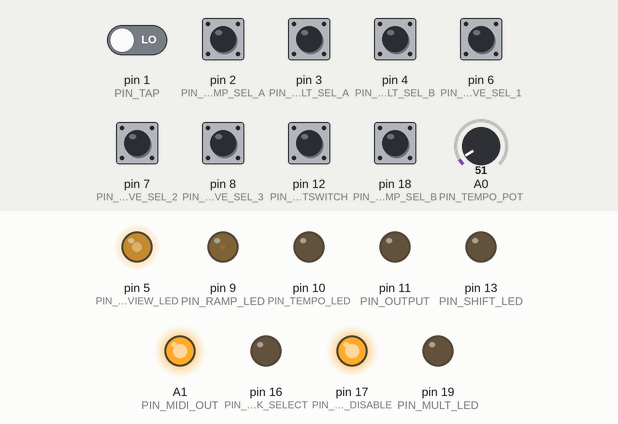
The sketch below on a simulated Arduino Uno, built with avr-gcc and run on an emulated ATmega328P. Shown: output pins drawn as LEDs (lit = HIGH). Dashed ring = blinking. The test bench sets the inputs (shaded band); at power-on: pin 2 (PIN_RAMP_SEL_A), pin 3 (PIN_MULT_SEL_A), pin 4 (PIN_MULT_SEL_B), pin 6 (PIN_WAVE_SEL_1), pin 7 (PIN_WAVE_SEL_2), pin 8 (PIN_WAVE_SEL_3), pin 12 (PIN_FOOTSWITCH), pin 18 (PIN_RAMP_SEL_B) HIGH, pin 1 (PIN_TAP) LOW, A0 (PIN_TEMPO_POT) = 51. Random numbers use the default seed unless the sketch sets one.

Above: at 1.2 s.
1.3 s: A0 (PIN_TEMPO_POT) set to 61
4.3 s: pin 3 (PIN_MULT_SEL_A) pulled LOW for 0.15 s
7.3 s: pin 6 (PIN_WAVE_SEL_1) pulled LOW for 0.15 s
At 7.54 s:
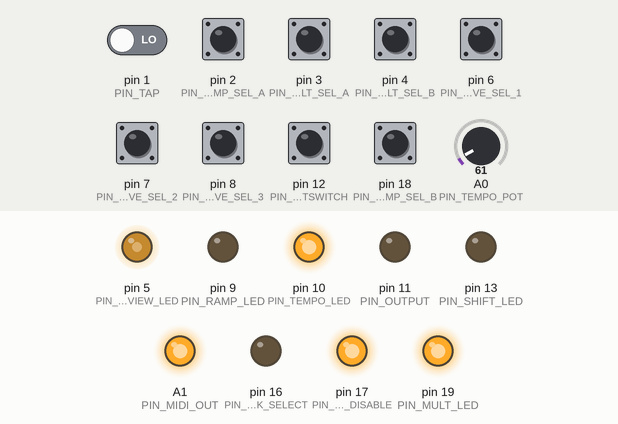
10.3 s: pin 12 (PIN_FOOTSWITCH) pulled LOW for 0.15 s
At 12.05 s:
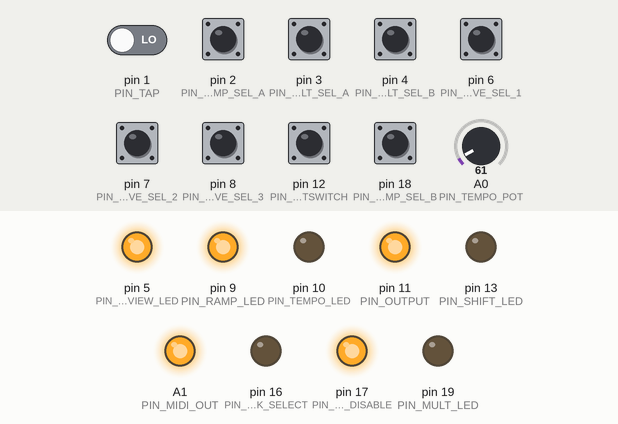
13.3 s: pin 7 (PIN_WAVE_SEL_2) pulled LOW for 1 s
At 13.71 s:
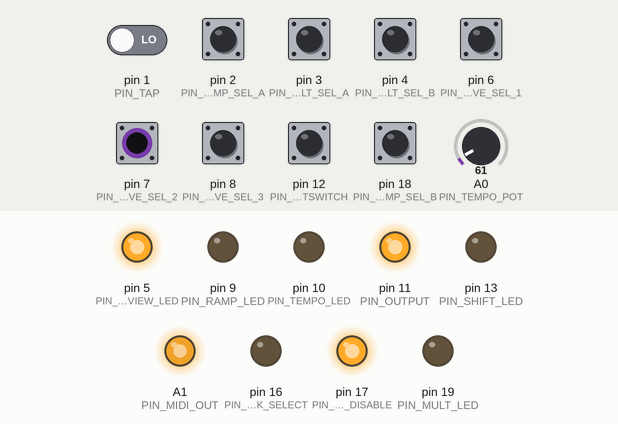
16.3 s: pin 8 (PIN_WAVE_SEL_3) pulled LOW for 1 s
At 17.05 s:
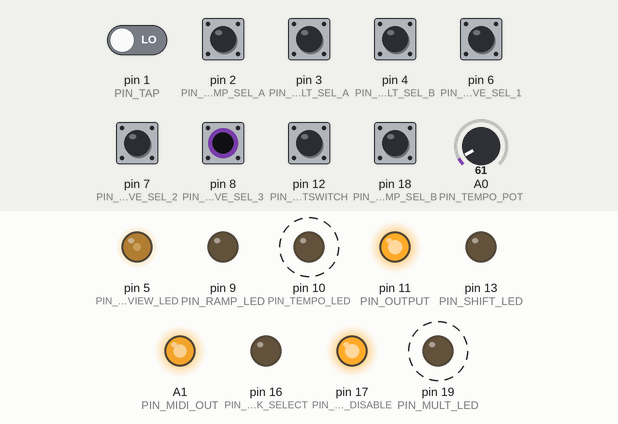
Timing chart, 0 to 17.1 s (numbered marks = the images above; inputs shaded):
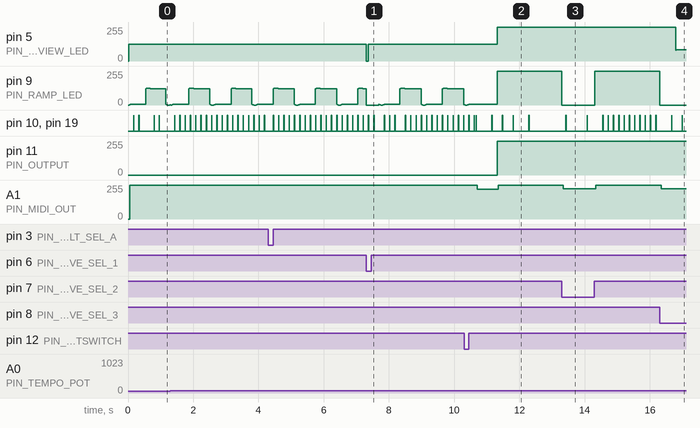

Measured:
- after the input at 7.3 s, pin 5 (PIN_PREVIEW_LED): 127/255 → 0/255 at once, → 127/255 0.07 s later
- after the input at 10.3 s, pin 5 (PIN_PREVIEW_LED): 127/255 → 255/255 after 1.0 s; pin 11 (PIN_OUTPUT): 0/255 → 255/255 after 1.0 s; A1 (PIN_MIDI_OUT): 255/255 → 225/255 after 0.41 s, → 255/255 0.64 s later
- after the input at 13.3 s, pin 9 (PIN_RAMP_LED): 255/255 → 0/255 at once, → 255/255 1.0 s later; A1 (PIN_MIDI_OUT): 255/255 → 226/255 at once, → 255/255 1.0 s later
- after the input at 16.3 s, pin 5 (PIN_PREVIEW_LED): 255/255 → 83/255 after 0.49 s; pin 9 (PIN_RAMP_LED): 255/255 → 0/255 at once; A1 (PIN_MIDI_OUT): 255/255 → 227/255 at once

The sketch:

TapExpress.ino
```cpp
/* =============================================================================
   Tap Express v4.0 — tap-tempo LFO + ramp for expression-pedal inputs

   An Arduino drives the LED of an LED/LDR (vactrol). The LDR sits on the
   expression input of a multi-effect (built for a Line6 M5/M9) and stands in
   for the pedal's potentiometer. Moving the LED brightness = moving the pedal.
   The same signal can also go out as a MIDI CC (0–127), or instead of the LDR.

   Controls (v1.1 board):
     Footswitch       tap = latch on/off, hold = momentary, double-tap = shift
     Waveform rotary  sine, ramp-up saw, square, ramp-down saw, random,
                      constant ON (ramp/swell), triangle in the spare slots
     Tempo pot        60–2000 ms per cycle (pot takes over when moved)
     Tap tempo        from the Line6 tap switch
     Multiply toggle  2x speed / tapped tempo / quarter speed (cycle = 0.5, 1 or 4 taps)
     Ramp toggle      ramp length in beats (2 / 4 / 8 by default)
     MIDI out (A1)    optional: the output as a CC, see config.h

   Ramp (constant ON mode):
     Hold   — ramps up while held. Release mid-ramp and it reverses back to off.
              At the top it stays on only while held; release ramps down and a
              press during that ramp-down reverses it again.
     Tap    — ramps up by itself and latches on at the top. Tap again to ramp
              down. A press at any point mid-ramp reverses direction.

   Everything is non-blocking: tempo, tap and LEDs keep running during a ramp.
   No external libraries required. All settings live in config.h.

   Original concept and v1–v2.3 by Niels, 2021. v4 rewrite 2026.
   ============================================================================= */

#include "Lfo.h"
#include "Input.h"
#include "MidiOut.h"
#include "config.h"

// ---------------------------------------------------------------------------
//  Lookup tables built from config.h
// ---------------------------------------------------------------------------
static const Wave WAVE_TABLE[8] = {
  WAVE_FOR_0, WAVE_FOR_1, WAVE_FOR_2, WAVE_FOR_3,
  WAVE_FOR_4, WAVE_FOR_5, WAVE_FOR_6, WAVE_FOR_7,
};
static const float MULT_TABLE[4] = { MULT_FOR_0, MULT_FOR_1, MULT_FOR_2, MULT_FOR_3 };
static const float RAMP_BEATS_TABLE[4] = {
  RAMP_BEATS_FOR_0, RAMP_BEATS_FOR_1, RAMP_BEATS_FOR_2, RAMP_BEATS_FOR_3,
};

static uint8_t outputCurve[256];  // 0..255 level -> PWM, with gamma and min/max applied

// ---------------------------------------------------------------------------
//  State
// ---------------------------------------------------------------------------
enum EngageState : uint8_t {
  IDLE,          // effect off, waiting for a press
  PENDING,       // pressed from idle — is it a click or a hold?
  WAIT_SECOND,   // released quickly — waiting to see if it's a double-click
  WAIT_RELEASE,  // swallow the rest of a press (after double-click / in shift)
  MOMENTARY,     // engaged by holding; follows the switch
  LATCHED,       // engaged by a click; each press toggles direction
};

static DebouncedInput footswitch;
static DebouncedInput tapInput;
static Lfo lfo;

static EngageState state = IDLE;
static uint32_t stateSince = 0;
static bool target = false;   // where the ramp is heading: true = on
static float level = 0.0f;    // 0..1 — ramp position / LFO depth

static bool shiftOn = false;
static bool shiftLinesActive = false;
static uint32_t shiftPulseUntil = 0;

static uint32_t basePeriodMs = 500;   // one beat
static bool potControls = true;
static int potSmoothed = 0;           // 0..1023
static int potAtTap = 0;
static uint32_t lastPotRead = 0;
static uint32_t lastTapMs = 0;
static bool haveTapped = false;
static uint32_t lastTapInterval = 0;  // 0 = no valid previous interval

static uint32_t lastMicros = 0;

#if OUTPUT_MIDI
static MidiOut midi;
static int32_t lastMidiValue = -1;    // -1 = nothing sent yet
static uint32_t lastMidiMs = 0;
#endif

// ---------------------------------------------------------------------------
//  Helpers
// ---------------------------------------------------------------------------
static uint8_t readBits2(uint8_t a, uint8_t b) {
  return (digitalRead(a) << 1) | digitalRead(b);
}

static Wave currentWave() {
  uint8_t v = (digitalRead(PIN_WAVE_SEL_1) << 2) | (digitalRead(PIN_WAVE_SEL_2) << 1) |
              digitalRead(PIN_WAVE_SEL_3);
  return WAVE_TABLE[v];
}

static float multiplier() { return MULT_TABLE[readBits2(PIN_MULT_SEL_A, PIN_MULT_SEL_B)]; }

static float cyclePeriodMs() {
  float p = basePeriodMs * multiplier();
  return p < 20.0f ? 20.0f : p;
}

static float rampMs() {
  float r = basePeriodMs * RAMP_BEATS_TABLE[readBits2(PIN_RAMP_SEL_A, PIN_RAMP_SEL_B)];
  if (r < RAMP_MIN_MS) r = RAMP_MIN_MS;
  if (r > RAMP_MAX_MS) r = RAMP_MAX_MS;
  return r;
}

static bool waveRamps(Wave w) { return w == WAVE_ON || RAMP_LFO_WAVES; }

static void setState(EngageState s, uint32_t now) {
  state = s;
  stateSince = now;
}

static void debugPrint(const __FlashStringHelper* msg) {
#if DEBUG_SERIAL
  Serial.println(msg);
#else
  (void)msg;
#endif
}

static void buildOutputCurve() {
  for (int i = 0; i < 256; i++) {
    float x = i / 255.0f;
    float y = (OUTPUT_GAMMA == 1.0) ? x : pow(x, (float)OUTPUT_GAMMA);
    outputCurve[i] = (uint8_t)(OUTPUT_MIN + y * (OUTPUT_MAX - OUTPUT_MIN) + 0.5f);
  }
}

static void writeLdr(float x) {
#if OUTPUT_LDR
  uint8_t pwm = outputCurve[(uint8_t)(x * 255.0f + 0.5f)];
  if (INVERT_OUTPUT) pwm = 255 - pwm;
  analogWrite(PIN_OUTPUT, pwm);
#else
  (void)x;
#endif
}

// Sends the output as a CC, only when the value changes and no faster than
// MIDI_INTERVAL_MS. Linear: the gamma curve is only for the LDR.
static void writeMidi(float x, uint32_t now) {
#if OUTPUT_MIDI
  if (lastMidiValue >= 0 && now - lastMidiMs < MIDI_INTERVAL_MS) return;
  if (MIDI_INVERT) x = 1.0f - x;
  const float cc = MIDI_MIN + x * (MIDI_MAX - MIDI_MIN);   // 0..127 scale
#if MIDI_HIRES
  int32_t v = (int32_t)(cc * 128.0f + 0.5f);
  if (v > 16383) v = 16383;
  if (v == lastMidiValue) return;
  midi.controlChange(MIDI_CHANNEL, MIDI_CC, v >> 7);
  midi.controlChange(MIDI_CHANNEL, MIDI_CC + 32, v & 0x7F);
#else
  int32_t v = (int32_t)(cc + 0.5f);
  if (v == lastMidiValue) return;
  midi.controlChange(MIDI_CHANNEL, MIDI_CC, (uint8_t)v);
#endif
  lastMidiValue = v;
  lastMidiMs = now;
#else
  (void)x;
  (void)now;
#endif
}

static void writeOutput(float x, uint32_t now) {
  if (x < 0.0f) x = 0.0f;
  if (x > 1.0f) x = 1.0f;
  writeLdr(x);
  writeMidi(x, now);
}

// ---------------------------------------------------------------------------
//  Shift / Line6 preset select
// ---------------------------------------------------------------------------
static void setShiftLines(bool active) {
  shiftLinesActive = active;
  digitalWrite(PIN_L6_BANK_SELECT, active ? HIGH : LOW);   // CD4066 closes -> Line6 switches pressed
  digitalWrite(PIN_L6_TAP_DISABLE, active ? LOW : HIGH);   // CD4066 opens  -> tap line disconnected
}

static void toggleShift() {
  shiftOn = !shiftOn;
  digitalWrite(PIN_SHIFT_LED, shiftOn ? HIGH : LOW);
  if (!shiftOn) setShiftLines(false);   // never leave the Line6 switches held down
  debugPrint(shiftOn ? F("shift on") : F("shift off"));
}

static void shiftAction(uint32_t now) {
  if (SHIFT_PULSE_MS > 0) {
    setShiftLines(true);
    shiftPulseUntil = now + SHIFT_PULSE_MS;
  } else {
    setShiftLines(!shiftLinesActive);
  }
  debugPrint(F("preset select"));
}

// ---------------------------------------------------------------------------
//  Engage / footswitch state machine
// ---------------------------------------------------------------------------
static void engage(EngageState s, uint32_t now) {
  if (level <= 0.0f) lfo.reset();   // start the waveform from the top, like v2.3
  target = true;
  setState(s, now);
}

static void handleFootswitch(bool changed, uint32_t now) {
  const bool down = footswitch.pressed();
  const bool pressedEdge = changed && down;
  const bool releasedEdge = changed && !down;

  switch (state) {
    case IDLE:
      if (pressedEdge) setState(PENDING, now);
      break;

    case PENDING:
      if (releasedEdge) {
        setState(WAIT_SECOND, now);
      } else if (now - stateSince >= LONG_PRESS_MS) {
        if (shiftOn) {
          setState(WAIT_RELEASE, now);   // holds do nothing in shift mode
        } else {
          engage(MOMENTARY, now);
          debugPrint(F("momentary"));
        }
      }
      break;

    case WAIT_SECOND:
      if (pressedEdge) {
        toggleShift();                   // double-click
        setState(WAIT_RELEASE, now);
      } else if (now - stateSince >= DOUBLE_CLICK_MS) {
        if (shiftOn) {                   // single click
          shiftAction(now);
          setState(IDLE, now);
        } else {
          engage(LATCHED, now);
          debugPrint(F("latched"));
        }
      }
      break;

    case WAIT_RELEASE:
      if (!down) setState(IDLE, now);
      break;

    case MOMENTARY:
      if (changed) target = down;        // hold = up, release = down, re-press = up again
      break;

    case LATCHED:
      if (pressedEdge) target = !target; // any press reverses / switches off
      break;
  }
}

static void updateLevel(float dtMs, Wave w, uint32_t now) {
  if (state != MOMENTARY && state != LATCHED) {
    level = 0.0f;
    return;
  }
  if (!waveRamps(w)) {
    level = target ? 1.0f : 0.0f;
  } else {
    float step = dtMs / rampMs();
    level += target ? step : -step;
    if (level > 1.0f) level = 1.0f;
  }
  if (!target && level <= 0.0f) {
    level = 0.0f;
    setState(IDLE, now);                 // fully off — ready for the next press
    debugPrint(F("off"));
  }
}

// ---------------------------------------------------------------------------
//  Tempo
// ---------------------------------------------------------------------------
static uint32_t potToPeriod(int raw) {
  return map(raw, 0, 1023, POT_MIN_MS, POT_MAX_MS);
}

static void pollPot(uint32_t now) {
  if (now - lastPotRead < 5) return;
  lastPotRead = now;
  // Exponential moving average, 1/8 weight.
  potSmoothed += (analogRead(PIN_TEMPO_POT) - potSmoothed) / 8;

  if (!potControls && abs(potSmoothed - potAtTap) > POT_TAKEOVER) {
    potControls = true;
    debugPrint(F("pot takes over"));
  }
  if (potControls) basePeriodMs = potToPeriod(potSmoothed);
}

static void handleTap(uint32_t now) {
  uint32_t interval = now - lastTapMs;
  if (haveTapped && interval < TAP_MIN_MS) return;       // bounce
  lastTapMs = now;

  if (!haveTapped || interval > TAP_MAX_MS) {            // first tap of a new sequence
    haveTapped = true;
    lastTapInterval = 0;
  } else {
    basePeriodMs = lastTapInterval ? (interval + lastTapInterval) / 2 : interval;
    lastTapInterval = interval;
    potControls = false;
    potAtTap = potSmoothed;
    debugPrint(F("tap tempo"));
  }
  lfo.reset();                           // lock the phase to the tap
}

// ---------------------------------------------------------------------------
//  LEDs
// ---------------------------------------------------------------------------
static void updateIndicators(Wave w, float lfoValue, uint32_t now) {
  const bool engaged = (state == MOMENTARY || state == LATCHED);

  // Tempo flash: on for the first 5% of each cycle.
  bool flash = lfo.phase() < 0.05f;
  digitalWrite(PIN_TEMPO_LED, flash);
  if (PIN_MULT_LED >= 0) digitalWrite(PIN_MULT_LED, flash);

  // Preview: shows the selected waveform; in ON mode shows the ramp.
  float preview;
  if (w == WAVE_ON) preview = engaged ? level : PREVIEW_MAX / 255.0f;
  else              preview = lfoValue * PREVIEW_MAX / 255.0f;
  analogWrite(PIN_PREVIEW_LED, (uint8_t)(preview * 255.0f));

  // Ramp LED: only in ramp mode. Idle = slow breathe at the ramp speed.
  uint8_t rampLed = 0;
  if (waveRamps(w)) {
    if (engaged) {
      rampLed = (uint8_t)(level * 255.0f);
    } else {
      uint32_t r = (uint32_t)rampMs() * 2;
      float p = (now % r) / (float)r;
      rampLed = (uint8_t)((0.5f - 0.5f * cos(TWO_PI * p)) * PREVIEW_MAX);
    }
  }
  analogWrite(PIN_RAMP_LED, rampLed);
}

// ---------------------------------------------------------------------------
//  Arduino entry points
// ---------------------------------------------------------------------------
void setup() {
#if DEBUG_SERIAL
  Serial.begin(DEBUG_BAUD);
#endif
  buildOutputCurve();

#if OUTPUT_LDR
  pinMode(PIN_OUTPUT, OUTPUT);
#endif
#if OUTPUT_MIDI
  midi.begin(PIN_MIDI_OUT);
#endif
  writeOutput(0.0f, millis());

  const uint8_t selectors[] = {
    PIN_WAVE_SEL_1, PIN_WAVE_SEL_2, PIN_WAVE_SEL_3,
    PIN_MULT_SEL_A, PIN_MULT_SEL_B, PIN_RAMP_SEL_A, PIN_RAMP_SEL_B,
  };
  for (uint8_t pin : selectors) pinMode(pin, INPUT_PULLUP);

  const uint8_t leds[] = { PIN_PREVIEW_LED, PIN_RAMP_LED, PIN_TEMPO_LED, PIN_SHIFT_LED };
  for (uint8_t pin : leds) {
    pinMode(pin, OUTPUT);
    digitalWrite(pin, LOW);
  }
  if (PIN_MULT_LED >= 0) pinMode(PIN_MULT_LED, OUTPUT);

  // Line6 lines: set the level before switching to output so nothing glitches.
  digitalWrite(PIN_L6_BANK_SELECT, LOW);
  pinMode(PIN_L6_BANK_SELECT, OUTPUT);
  digitalWrite(PIN_L6_TAP_DISABLE, HIGH);
  pinMode(PIN_L6_TAP_DISABLE, OUTPUT);
  setShiftLines(false);

  footswitch.begin(PIN_FOOTSWITCH, INPUT_PULLUP, true, DEBOUNCE_MS);
  tapInput.begin(PIN_TAP, TAP_PIN_MODE, true, DEBOUNCE_MS);

  pinMode(PIN_TEMPO_POT, INPUT);
  potSmoothed = analogRead(PIN_TEMPO_POT);
  basePeriodMs = potToPeriod(potSmoothed);

  randomSeed(analogRead(PIN_TEMPO_POT) ^ micros());
  lastMicros = micros();
}

void loop() {
  const uint32_t now = millis();
  const uint32_t us = micros();
  const float dtMs = (us - lastMicros) / 1000.0f;
  lastMicros = us;

  // Inputs
  if (tapInput.update(now) && tapInput.pressed() && !shiftOn) handleTap(now);
  pollPot(now);
  handleFootswitch(footswitch.update(now), now);

  if (shiftPulseUntil && (int32_t)(now - shiftPulseUntil) >= 0) {
    shiftPulseUntil = 0;
    setShiftLines(false);
  }

  // Engine
  const Wave w = currentWave();
  lfo.advance(dtMs, cyclePeriodMs());
  const float lfoValue = lfo.value(w, RANDOM_STEPS);
  updateLevel(dtMs, w, now);

  // Outputs
  writeOutput(level * lfoValue, now);
  updateIndicators(w, lfoValue, now);
}
```

Input.h
```cpp
// Tap Express — small debounced digital input. No library needed.
#pragma once
#include <Arduino.h>

class DebouncedInput {
 public:
  void begin(uint8_t pin, uint8_t mode, bool activeLow, uint16_t debounceMs) {
    pin_ = pin;
    activeLow_ = activeLow;
    debounceMs_ = debounceMs;
    pinMode(pin_, mode);
    stable_ = lastRaw_ = readRaw();
    lastChange_ = millis();
  }

  // Call every loop. Returns true on the loop where the debounced state changes.
  bool update(uint32_t now) {
    bool raw = readRaw();
    if (raw != lastRaw_) {
      lastRaw_ = raw;
      lastChange_ = now;
    }
    if (raw != stable_ && (uint32_t)(now - lastChange_) >= debounceMs_) {
      stable_ = raw;
      return true;
    }
    return false;
  }

  bool pressed() const { return stable_; }

 private:
  bool readRaw() const { return (digitalRead(pin_) == LOW) == activeLow_; }

  uint8_t pin_ = 0;
  bool activeLow_ = true;
  uint16_t debounceMs_ = 20;
  bool stable_ = false;
  bool lastRaw_ = false;
  uint32_t lastChange_ = 0;
};
```

Lfo.h
```cpp
// Tap Express — waveform generator. Phase runs 0..1 per cycle, output is 0..1.
// Replaces the JLed objects from v2.3: one phase accumulator, so tempo changes
// are glitch-free and every LED stays in sync.
#pragma once
#include <Arduino.h>

enum Wave : uint8_t {
  WAVE_OFF,
  WAVE_ON,        // constant — the ramp / swell mode
  WAVE_SINE,
  WAVE_TRIANGLE,
  WAVE_SAW_UP,
  WAVE_SAW_DOWN,
  WAVE_SQUARE,
  WAVE_RANDOM,
};

class Lfo {
 public:
  void reset() {
    phase_ = 0.0f;
    lastSegment_ = 255;
  }

  // Advance by dtMs for a cycle of periodMs. Returns true when the cycle wraps.
  bool advance(float dtMs, float periodMs) {
    if (periodMs < 1.0f) periodMs = 1.0f;
    phase_ += dtMs / periodMs;
    if (phase_ >= 1.0f) {
      phase_ -= (float)(int)phase_;
      return true;
    }
    return false;
  }

  float phase() const { return phase_; }

  float value(Wave w, uint8_t randomSteps) {
    const float p = phase_;
    switch (w) {
      case WAVE_ON:       return 1.0f;
      case WAVE_SINE:     return 0.5f - 0.5f * cos(TWO_PI * p);   // starts at 0, like JLed Breathe
      case WAVE_TRIANGLE: return p < 0.5f ? 2.0f * p : 2.0f - 2.0f * p;
      case WAVE_SAW_UP:   return p;
      case WAVE_SAW_DOWN: return 1.0f - p;
      case WAVE_SQUARE:   return p < 0.5f ? 1.0f : 0.0f;          // starts high, like JLed Blink
      case WAVE_RANDOM:   return randomValue(p, randomSteps);
      case WAVE_OFF:
      default:            return 0.0f;
    }
  }

 private:
  // Smoothed sample-and-hold: pick a new target every 1/steps of a cycle and
  // ease towards it.
  float randomValue(float p, uint8_t steps) {
    if (steps == 0) steps = 1;
    uint8_t seg = (uint8_t)(p * steps);
    if (seg >= steps) seg = steps - 1;
    if (seg != lastSegment_) {
      lastSegment_ = seg;
      from_ = to_;
      to_ = random(0, 1001) / 1000.0f;
    }
    float t = p * steps - seg;
    t = t * t * (3.0f - 2.0f * t);  // smoothstep
    return from_ + (to_ - from_) * t;
  }

  float phase_ = 0.0f;
  uint8_t lastSegment_ = 255;
  float from_ = 0.0f;
  float to_ = 0.0f;
};
```

Source omitted: MidiOut.h (1746 bytes), config.h (9346 bytes)
